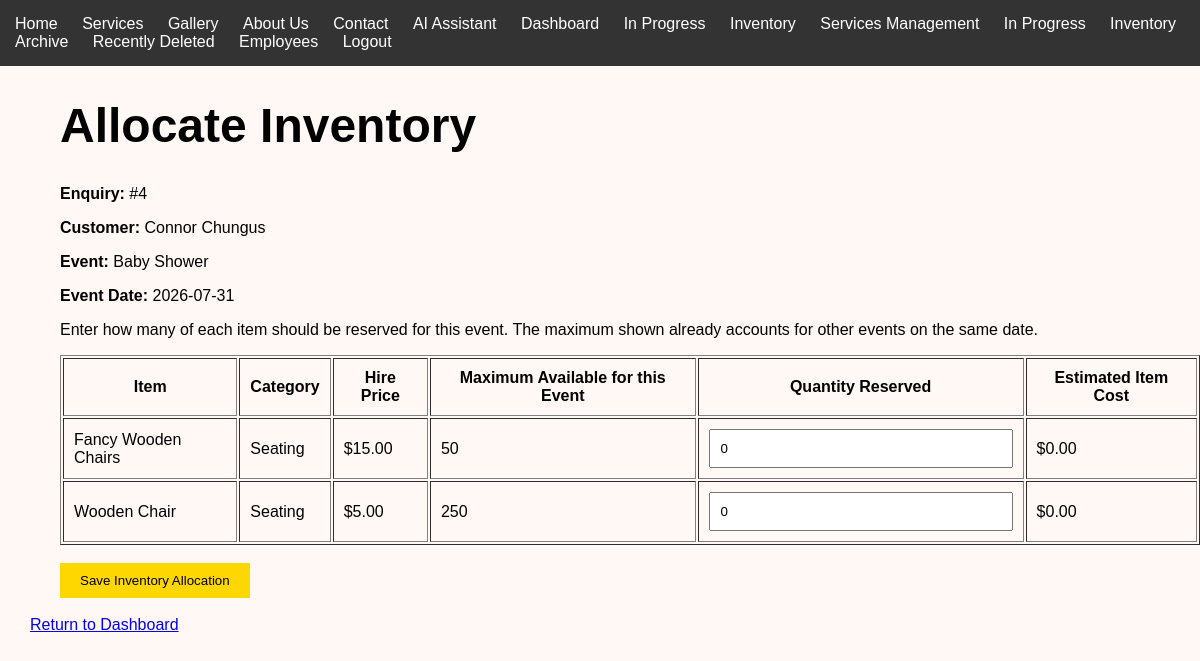
Page /enquiries/4/inventory (signed in) on the committed database.
### tables this page shows
CREATE TABLE Enquiries (

    EnquiryID INTEGER PRIMARY KEY AUTOINCREMENT,

    CustomerID INTEGER NOT NULL,

    EventType TEXT NOT NULL,

    EventDate TEXT NOT NULL,

    GuestCount INTEGER,

    Budget REAL,

    Message TEXT,

    Status TEXT DEFAULT 'Pending',

    DateSubmitted TEXT, CreatedAt TEXT, UpdatedAt TEXT, DeletedAt TEXT, ReferenceCode TEXT, EventLocation TEXT, Requirements TEXT, AdditionalInformation TEXT,

    FOREIGN KEY (CustomerID) REFERENCES Customers(CustomerID)

);

CREATE TABLE Customers (

            CustomerID INTEGER PRIMARY KEY AUTOINCREMENT,

            FirstName TEXT NOT NULL,

            LastName TEXT NOT NULL,

            Email TEXT NOT NULL,

            Phone TEXT

        );

CREATE TABLE Inventory (

    ItemID INTEGER PRIMARY KEY AUTOINCREMENT,

    ItemName TEXT NOT NULL,

    Category TEXT NOT NULL,

    Quantity INTEGER NOT NULL,

    AvailableQuantity INTEGER NOT NULL,

    HirePrice REAL NOT NULL

);

### app.py (the view, shortened to what this page needs)
@app.route(
    "/enquiries/<int:enquiry_id>/inventory",
    methods=["GET", "POST"]
)
@admin_required
def allocate_enquiry_inventory(enquiry_id):
    error = None
    success = request.args.get("success")
    enquiry, inventory_items = get_enquiry_inventory_allocation(enquiry_id)
    if enquiry is None:
        return redirect(url_for("dashboard"))
    return render_template(
        "allocate_inventory.html",
        enquiry=enquiry,
        inventory_items=inventory_items,
        error=error,
        success=success
    )

### app.py (called while the page is built)
def admin_required(route_function):
    @wraps(route_function)
    def protected_route(*args, **kwargs):
        if session.get("logged_in") is not True:
            return redirect(url_for("login"))
        if (
            session.get("role") != "admin"
            or session.get("username") != "rani"
        ):
            return redirect(url_for("dashboard"))
        return route_function(*args, **kwargs)
    return protected_route

### database.py (called while the page is built)
def get_connection():
    connection = sqlite3.connect(DATABASE)
    connection.row_factory = sqlite3.Row
    connection.execute(
        "PRAGMA foreign_keys = ON"
    )
    return connection

### templates/allocate_inventory.html (shortened to what this page needs)
{% extends "base.html" %}
{% block content %}
<h1>Allocate Inventory</h1>
<p>
    <strong>Enquiry:</strong>
    {{ enquiry.ReferenceCode or ("#" ~ enquiry.EnquiryID) }}
</p>
<p>
    <strong>Customer:</strong>
    {{ enquiry.FirstName }} {{ enquiry.LastName }}
</p>
<p>
    <strong>Event:</strong>
    {{ enquiry.EventType }}
</p>
<p>
    <strong>Event Date:</strong>
    {{ enquiry.EventDate }}
</p>
<p>
    Enter how many of each item should be reserved for this event.
    The maximum shown already accounts for other events on the same date.
</p>
{% if inventory_items %}
<form method="POST">
    <table border="1" cellpadding="10">
        <thead>
            <tr>
                <th>Item</th>
                <th>Category</th>
                <th>Hire Price</th>
                <th>Maximum Available for this Event</th>
                <th>Quantity Reserved</th>
                <th>Estimated Item Cost</th>
            </tr>
        </thead>
        <tbody>
            {% for item in inventory_items %}
            <tr>
                <td>{{ item.ItemName }}</td>
                <td>{{ item.Category }}</td>
                <td>${{ "%.2f"|format(item.HirePrice or 0) }}</td>
                <td>{{ item.MaximumForThisEnquiry }}</td>
                <td>
                    <input
                        type="number"
                        name="quantity_{{ item.ItemID }}"
                        value="{{ item.QuantityReserved }}"
                        min="0"
                        max="{{ item.MaximumForThisEnquiry }}"
                        required
                    >
                </td>
                <td>
                    ${{ "%.2f"|format((item.HirePrice or 0) * item.QuantityReserved) }}
                </td>
            </tr>
            {% endfor %}
        </tbody>
    </table>
    <br>
    <button type="submit">
        Save Inventory Allocation
    </button>
</form>
{% else %}
<p>No inventory items have been added yet.</p>
{% endif %}
<br>
<a href="{{ url_for('dashboard') }}">
    Return to Dashboard
</a>
{% endblock %}

### static/css/style.css (style rules this page uses)
body { margin: 0; font-family: Arial, sans-serif; background: #fff8f4; }
h1 { font-size: 48px; }
main, form, h1, h2, p { margin-left: 30px; }
input, select, textarea { padding: 10px; width: 280px; }
button { background: gold; border: none; padding: 10px 20px; cursor: pointer; }

### rows in the picture
Enquiries: EnquiryID "#4", EventType "Baby Shower", EventDate "2026-07-31"
Customers: FirstName "Connor", LastName "Chungus"
Inventory: ItemName "Fancy Wooden Chairs", Category "Seating", HirePrice "15.00", MaximumForThisEnquiry "50", QuantityReserved "0", (item.HirePriceor0)*item.QuantityReserved "0.00"
Inventory: ItemName "Wooden Chair", Category "Seating", HirePrice "5.00", MaximumForThisEnquiry "250", QuantityReserved "0", (item.HirePriceor0)*item.QuantityReserved "0.00"
